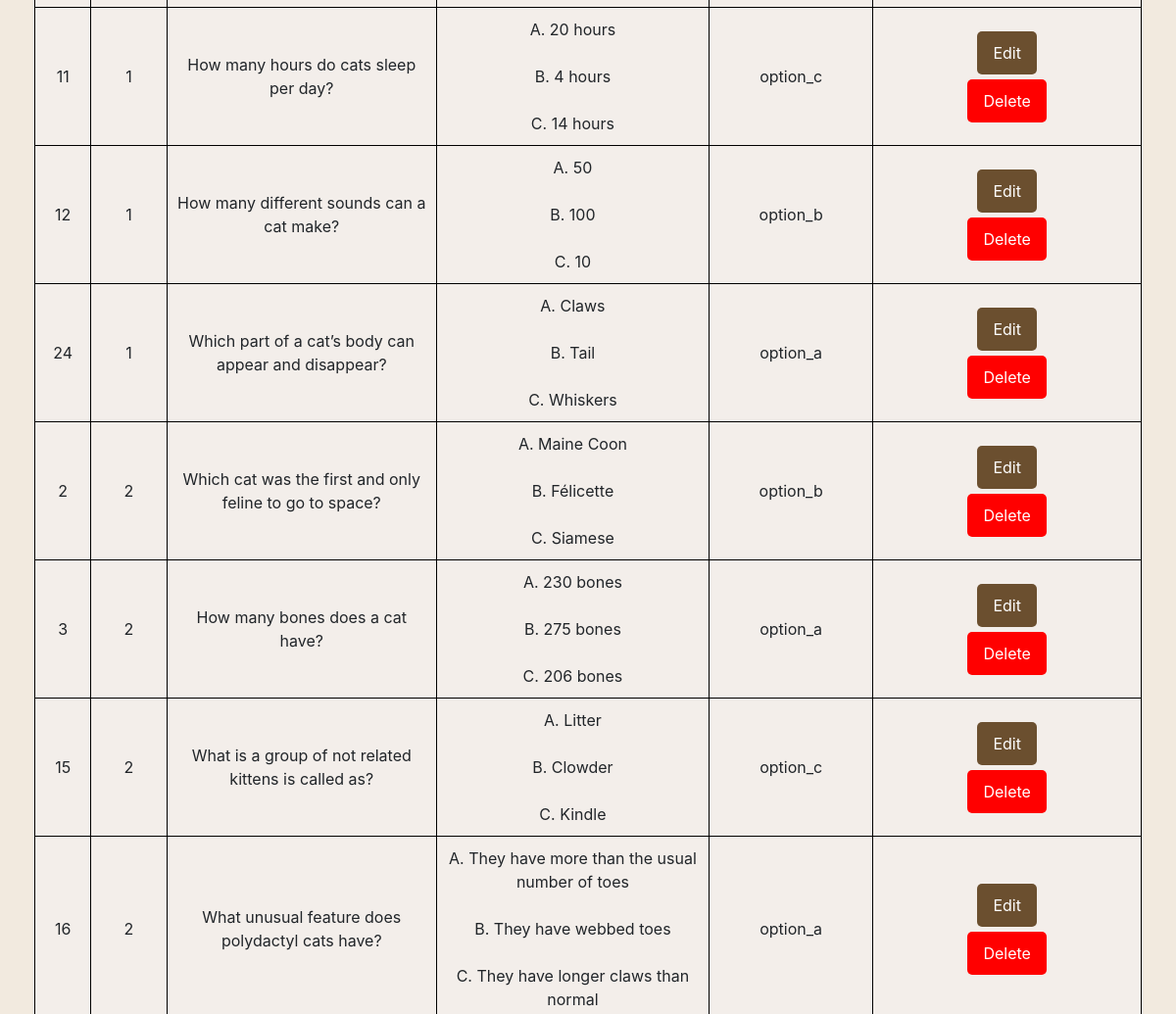
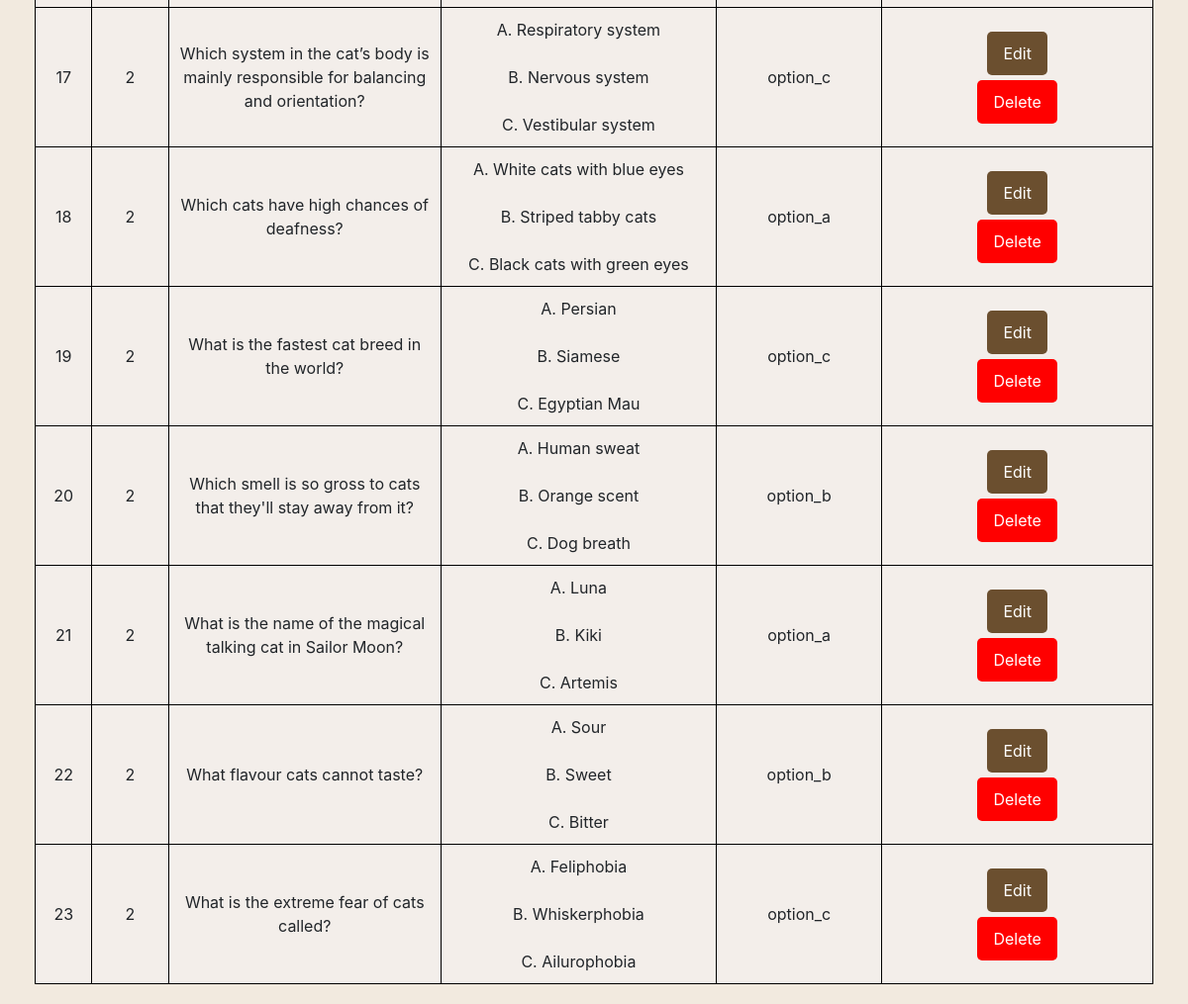
The page /manage_quiz (signed in, lower part) on the database as committed earlier (2 pictures, top to bottom).
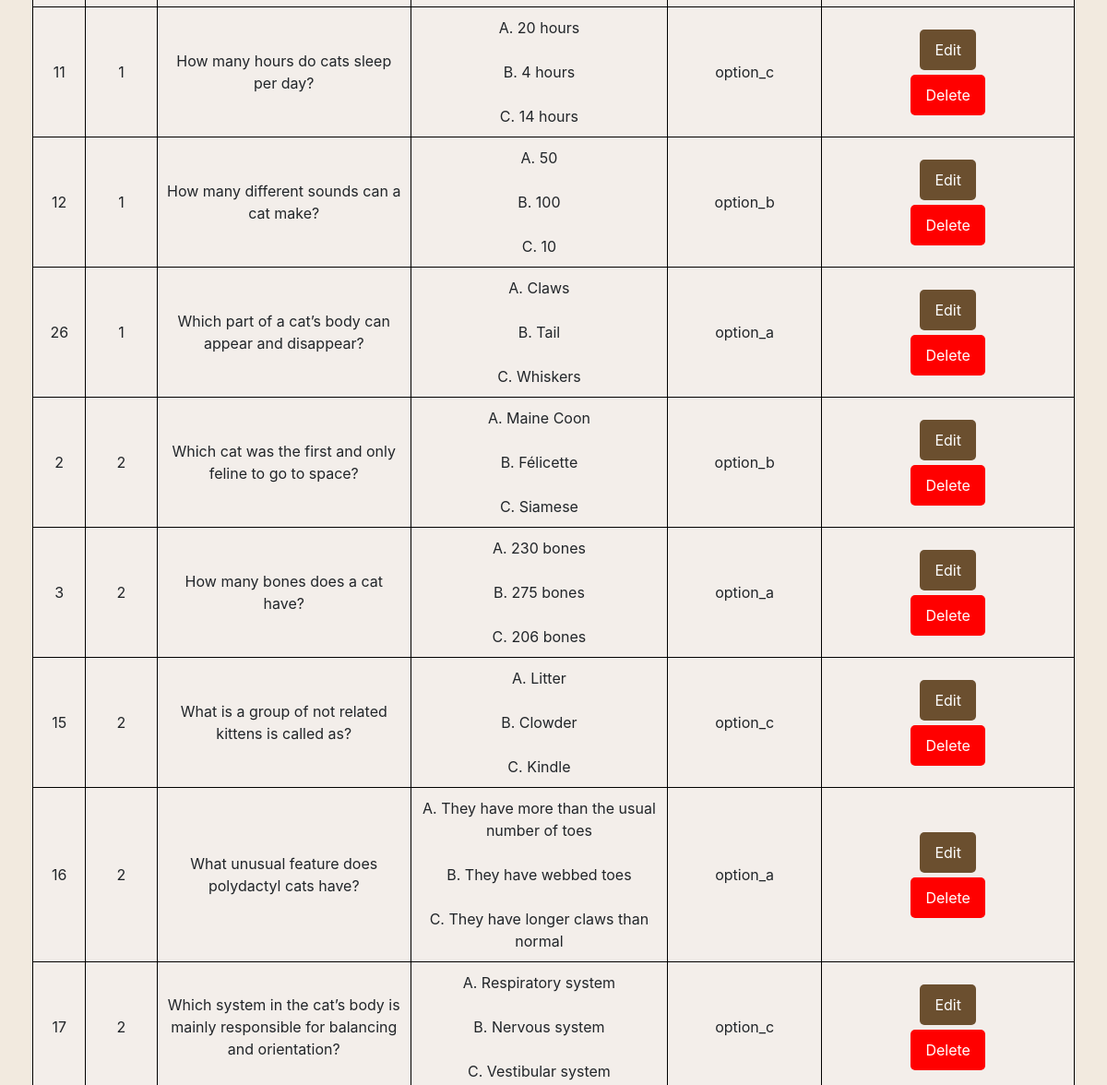
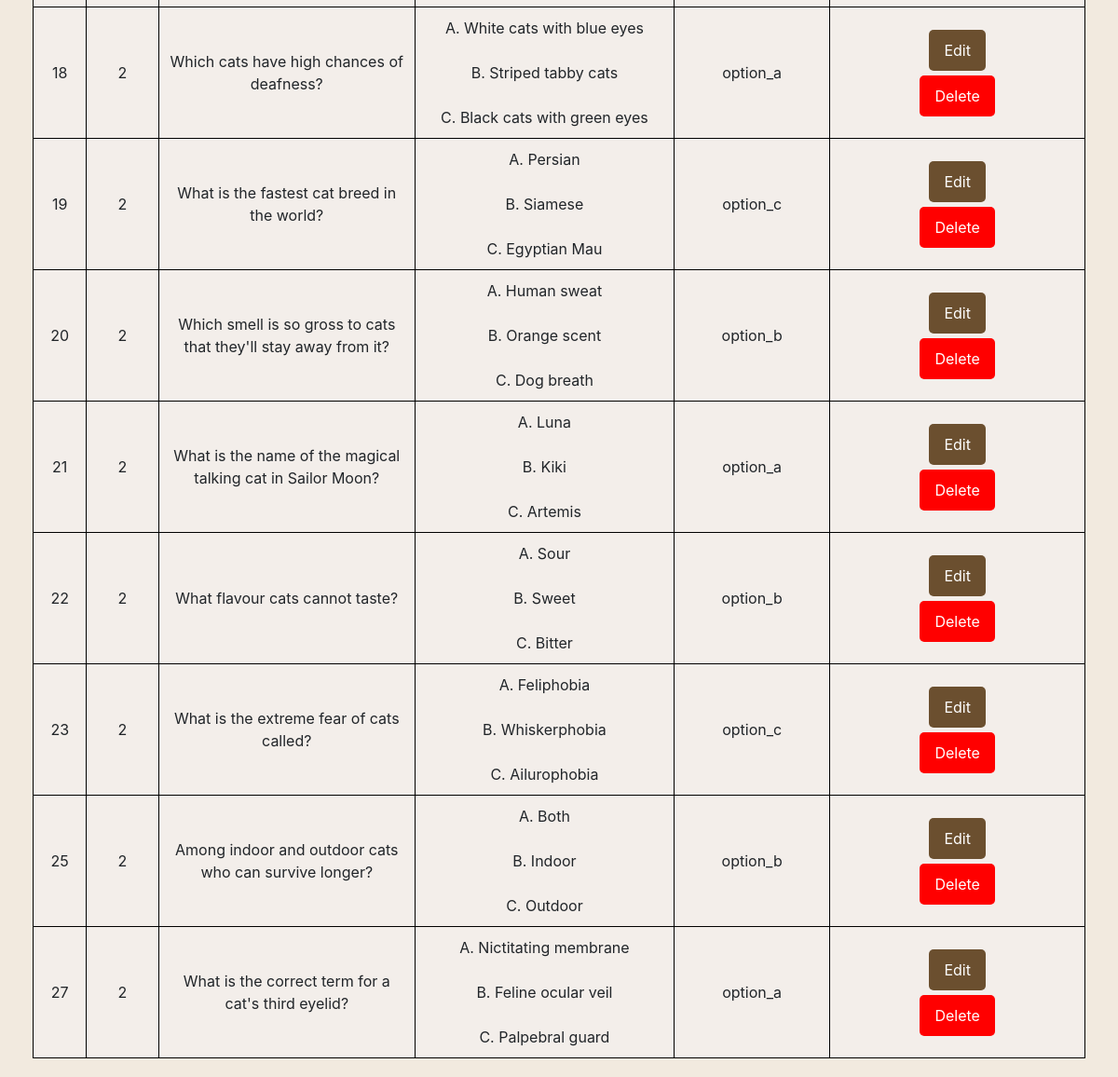
The same page on the database as committed later (2 pictures, top to bottom).
### tables this page shows
CREATE TABLE quiz_questions (
    id INTEGER PRIMARY KEY AUTOINCREMENT,
    level INTEGER NOT NULL,
    question TEXT NOT NULL,
    option_a TEXT NOT NULL,
    option_b TEXT NOT NULL,
    option_c TEXT NOT NULL,
    correct_option CHAR(1) NOT NULL
);

### Website/quizfeature.py (the view)
@quiz_bp.route('/manage_quiz', methods=['GET'])
@login_required
def manage_quiz():
    if not hasattr(current_user, 'role') or current_user.role != 'admin':
        flash("Access denied! You must be an admin to manage quiz questions.", "error")
        return redirect(url_for('quiz.quiz_page'))
    conn = get_db_connection()
    questions = conn.execute("SELECT * FROM quiz_questions ORDER BY level ASC").fetchall()
    conn.close()
    questions = [dict(q) for q in questions]
    return render_template('manage_quiz_questions.html', user=current_user, questions=questions)

### Website/quizfeature.py (called while the page is built)
def get_db_connection():
    db_path = os.path.join(os.path.dirname(__file__), '..', 'instance', 'datebase.db')
    db_path = os.path.abspath(db_path)
    conn = sqlite3.connect(db_path)
    conn.row_factory = sqlite3.Row
    return conn

### Website/templates/manage_quiz_questions.html (shortened to what this page needs)
{% extends 'base.html' %}
{% block content %}
<div style="padding: 20px;">
    <table>
        <tbody>
            {% for question in questions %}
            <tr>
                <td>{{ question['id'] }}</td>
                <td>{{ question['level'] }}</td>
                <td>{{ question['question'] }}</td>
                <td>
                    A. {{ question['option_a'] }}<br><br>
                    B. {{ question['option_b'] }}<br><br>
                    C. {{ question['option_c'] }}
                </td>
                <td>{{ question.correct_option }}</td>
                <td>
                    <button class="edit-btn" onclick="toggleEditForm('{{ question.id }}')">Edit</button>
                    {% set level_question_count = questions | selectattr('level', 'equalto', question.level) | list | length %}
                    {% if level_question_count > 10 %}
                    <form action="{{ url_for('quiz.delete_question', question_id=question.id) }}" method="POST">
                        <button type="submit" class="delete-btn"
                            onclick="return confirm('Are you sure you want to delete this question?')">Delete</button>
                    </form>
                    {% else %}
                    <form action="{{ url_for('quiz.delete_question', question_id=question.id) }}" method="POST">
                        <button type="submit" class="delete-btn">Delete</button>
                    </form>
                    {% endif %}
                </td>
            </tr>
            {% endfor %}
        </tbody>
    </table>
</div>
{% endblock %}

### Website/templates/base.html (shortened to what this page needs)
<!DOCTYPE html>
<html>
<head>
    <link rel="stylesheet" href="https://stackpath.bootstrapcdn.com/bootstrap/4.4.1/css/bootstrap.min.css"
 />
    <link rel="stylesheet" href="https://stackpath.bootstrapcdn.com/font-awesome/4.7.0/css/font-awesome.min.css"
 />
</head>
<body>
<div class="container-fluid">{% block content %}{% endblock %}</div>
</body>
</html>

### Website/templates/base.html (style rules this page uses)
body { background-color: #f9f4ef; }

Rows that differ between the two databases and show on the page:
removed quiz_questions: id "24", level "1", question "Which part of a cat’s body can appear and disappear?", option_a "Claws", option_b "Tail", option_c "Whiskers", correct_option "option_a"
added quiz_questions: id "26", level "1", question "Which part of a cat’s body can appear and disappear?", option_a "Claws", option_b "Tail", option_c "Whiskers", correct_option "option_a"
added quiz_questions: id "25", level "2", question "Among indoor and outdoor cats who can survive longer?", option_a "Both", option_b "Indoor", option_c "Outdoor", correct_option "option_b"
added quiz_questions: id "27", level "2", question "What is the correct term for a cat's third eyelid?", option_a "Nictitating membrane", option_b "Feline ocular veil", option_c "Palpebral guard", correct_option "option_a"
